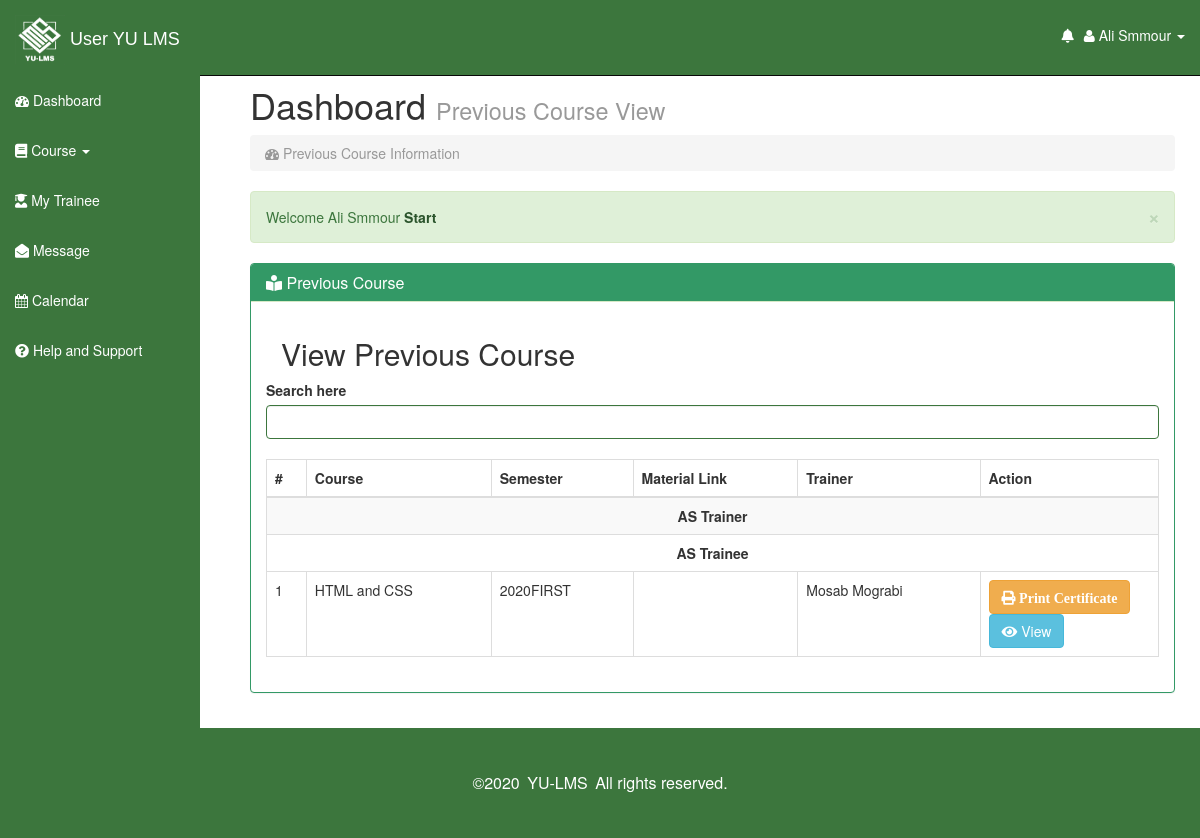
Page /staff/PreviousCourses.php (signed in) on the committed database.
### tables this page shows
CREATE TABLE `course_table` (
  `course_id` int(10) NOT NULL,
  `course_name` varchar(20) NOT NULL,
  `course_description` varchar(3000) NOT NULL,
  `semester` varchar(15) NOT NULL,
  `course_date` date NOT NULL,
  `course_time` time NOT NULL,
  `material_link` varchar(3000) NOT NULL,
  `course_status` char(1) NOT NULL,
  `admin_id` int(5) NOT NULL,
  `staff_id` int(5) NOT NULL
);

CREATE TABLE `staff_table` (
  `staff_id` int(10) NOT NULL,
  `staff_name` varchar(50) NOT NULL,
  `staff_email` varchar(50) NOT NULL,
  `staff_password` varchar(50) NOT NULL,
  `staff_address` varchar(10) NOT NULL,
  `staff_gender` char(1) NOT NULL,
  `staff_phone_num` varchar(10) NOT NULL,
  `f_id` int(10) NOT NULL
);

### staff/PreviousCourses.php (the view, shortened to what this page needs)
<?php session_start();
include"connect.php";?>
<?php
function course_as_trainee($conn)
{
$staff_id=$_SESSION['staff_ID'];
$table='';
$records="SELECT crs.course_id,course_name,material_link,semester,staff_name
          FROM course_table crs,staff_table stf , take_relation tk
          WHERE course_status=2 and tk.staff_id=$staff_id and crs.course_id = tk.course_id AND crs.staff_id = stf.staff_id ";
$result = mysqli_query($conn,$records);
$c = 1;
if(mysqli_num_rows($result)>0)
{
while($row=mysqli_fetch_assoc($result))
{
  $c_id=$row['course_id'];
  $table.="<tr>";
  $table.= "<tr><td>".$c." </td>";
  $table.= "<td>".$row['course_name']." </td>";
  $table.= "<td>".$row['semester']." </td>";
  $table.= "<td> <a href='".$row['material_link']."'> ".$row['material_link']." </td>";
  $table.= "<td>".$row['staff_name']." </td>";
  $table.= "<td width='20%'>
        <a class='btn btn-warning' width='48%' href='printCerti.php?c_id=$c_id&role=2'>
          <i class='fas fa-print'> Print Certificate </i>
        </a>
        <button name='view' id='$c_id' class='btn btn-info view_data_btn ' width='48%'><i class='fas fa-eye'></i>
         View
        </button>
                  </td>
                 </tr>";
                 $c++;
}}
return $table;
}
?>
<!DOCTYPE html>
<html lang="en">
  <head>
<link rel='stylesheet' href='https://use.fontawesome.com/releases/v5.7.0/css/all.css'>
    <link href="css/bootstrap.css" rel="stylesheet">
    <link href="css/sb-admin.css" rel="stylesheet">
    <link rel="stylesheet" href="font-awesome/css/font-awesome.min.css">
    <link rel="stylesheet" href="http://cdn.oesmith.co.uk/morris-0.4.3.min.css">
    <link rel="stylesheet" type="text/css" href="https://cdnjs.cloudflare.com/ajax/libs/sweetalert/1.1.0/sweetalert.min.css">
  </head>
  <body>
             <?php include 'sidNav.php';?>
      <div id="page-wrapper">
        <div class="row">
          <div class="col-lg-12">
            <h1>Dashboard <small>Previous Course View</small></h1>
            <ol class="breadcrumb">
              <li class="active"><i class="fa fa-dashboard"></i> Previous Course Information </li>
            </ol>
            <div class="alert alert-success alert-dismissable">
              <button type="button" class="close" data-dismiss="alert" aria-hidden="true">&times;</button>
              Welcome <?php echo $_SESSION['staff_user'];?> <a class="alert-link" href="#">Start </a>
            </div>
          </div>
        </div>
        <div class="row">
          <div class="col-lg-12">
            <div class="panel panel-success">
              <div class="panel-heading">
                <h3 class="panel-title"><i class="fas fa-book-reader"></i> Previous Course</h3>
              </div>
              <div class="panel-body">
          <div class="col-lg-12">
            <h2>View Previous Course</h2>
            </div>
            <div class="table-responsive">
              <div class="form-group has-success"> <label for="exampleInputEmail1">Search here </label> <input id="searchdata" type="text" name="searchdata" class="form-control " autocomplete="off" autofocus="autofocus">
                <br>
              <table class="table table-bordered table-hover table-striped tablesorter">
                <thead>
                  <tr>
                    <th>#</th>
                    <th>Course</th>
                    <th>Semester</th>
                    <th>Material Link</th>
                    <th>Trainer</th>
                    <th>Action</th>
                  </tr>
                </thead>
                <tbody id="table">
                  <th colspan=7 class='text-center'>AS Trainer </th> </tr>
                  <th colspan=7 class='text-center'>AS Trainee </th></tr>
                  <?php echo course_as_trainee($conn);?>
                </tbody>
              </table>
            </div>
          </div>
        </div>
    </div>
</div>
</div>
</div>
      </div>
<?php include "footers.php"; ?>
  </body>
</html>

### staff/css/sb-admin.css (style rules this page uses)
body { margin-top: 50px; }
#page-wrapper { width: 100%; padding: 5px 15px; }
table.tablesorter thead { cursor: pointer; }
@media (min-width:768px) { #page-wrapper { padding: 15px 25px; } }

### rows in the picture
course_table: course_name "HTML and CSS", semester "2020FIRST", staff.staff_name "Mosab Mograbi"

### other values in the picture
$_SESSION['staff_user'] "Ali Smmour"
